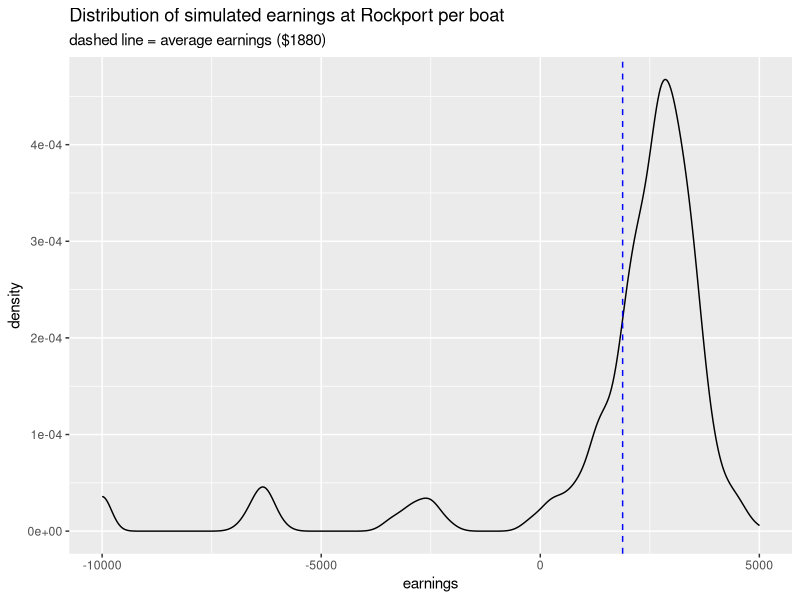

Write R code to recreate this figure.
## ---- chunk 1
knitr::opts_chunk$set(echo = TRUE, message = FALSE, warning = FALSE)

## ---- chunk 2
# Load packages
library(tidyverse) 

# Define n
n <- 1000

# Empty data frame for 1000 simulated days
data <- data.frame(day = seq(1:n),
                demand = NA, # demand in Rockport
                quantity = NA, # quantity sold
                price = NA, # price per pound
                cost = 10000, # cost of daily operations
                earnings = NA)

head(data)

## ---- chunk 3
# simulate values for 1000 days
set.seed(123)
boat_earnings <- data %>%
  mutate(demand = sample(x = c(0, 1000, 2000, 3000, 4000, 5000, 6000), size = n, replace = T, prob = c(.02, .03, .05, .08, .33, .29, .2)),
         quantity = ifelse(demand > 3500, 3500, demand),
         price = rnorm(n = n, mean = 3.65, sd = .2),
         earnings = price * quantity - cost)

head(boat_earnings)
## ---- chunk 4
# create probability density plot of simulated earnings
ggplot(boat_earnings, aes(x = earnings)) + geom_density() + geom_vline(xintercept = 1879.699, color = "blue", linetype = "dashed") + labs(title = "Distribution of simulated earnings at Rockport per boat", subtitle = "dashed line = average earnings ($1880)")

# summarize earnings (for fun)
boat_earnings$earnings %>%
  summary()
## ---- chunk 5
# probability of earning more in Rockport than in Gloucester, by boat
(boat_earnings$earnings > 1375) %>%
  mean()
## ---- chunk 6
# probability of experiencing a net loss, per boat
(boat_earnings$earnings < 0) %>%
  mean()
## ---- chunk 7
# mean earnings per boat
boat_earnings$earnings %>%
  mean()
## ---- chunk 8
# change the standard deviation of price up to 2 & check the new mean earnings
set.seed(123)
boat_earnings2 <- data %>%
  mutate(demand = sample(x = c(0, 1000, 2000, 3000, 4000, 5000, 6000), size = n, replace = T, prob = c(.02, .03, .05, .08, .33, .29, .2)),
         quantity = ifelse(demand > 3500, 3500, demand),
         price = rnorm(n = n, mean = 3.65, sd = 2),
         earnings = price * quantity - cost)

boat_earnings2$earnings %>%
  mean()
